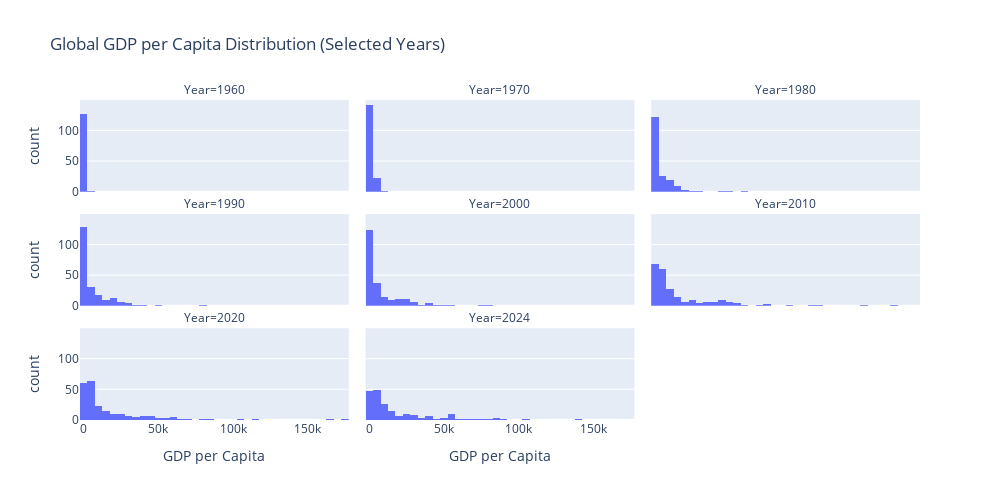

Notebook source saved alongside this figure:
### Markdown cell above
GDP per capita is a widely used and well-studied indicator, and it is commonly visualized as a time-series to examine how a country’s level of economic development changes over time. In addition to this conventional approach, I wanted to explore the data from a different perspective.

I divided the timeline into roughly 10-year intervals and plotted the global distribution of GDP per capita for the years 1960, 1970, 1980, 1990, 2000, 2010, 2020, and 2024. By comparing these distribution plots across different decades, we can observe how the global income distribution — and the gap between high-income and low-income countries — has evolved over time.

### Code cell
# Select several years and make graph of GDP per capita distribution in these years
selected_years = [1960, 1970, 1980, 1990, 2000, 2010, 2020, 2024]
GDP_per_capita_subset = GDP_per_capita[GDP_per_capita["Year"].isin(selected_years)]
fig = px.histogram(
    GDP_per_capita_subset,
    x="GDP per Capita",
    facet_col="Year",                
    facet_col_wrap=3,                
    nbins=50,                       
    title="Global GDP per Capita Distribution (Selected Years)",
    labels={"GDP_per_capita": "GDP per Capita (USD)"}
)

fig.update_layout(
    height=500,
    width=1000,
)
fig.show()

### Figure 1 — Plotly figure (JSON) as saved in the notebook; plotly's stock layout.template omitted (floating-point values rounded to 4 significant figures; data arrays with more than 128 entries replaced by an {"elided": "..."} marker saying what was removed)
{"data": [{"bingroup": "x", "hovertemplate": "Year=1960<br>GDP per Capita=%{x}<br>count=%{y}<extra></extra>", "legendgroup": "", "marker": {"color": "#636efa", "pattern": {"shape": ""}}, "name": "", "nbinsx": 50, "orientation": "v", "showlegend": false, "type": "histogram", "x": {"elided": "129 float values"}, "xaxis": "x7", "yaxis": "y7"}, {"bingroup": "x", "hovertemplate": "Year=1970<br>GDP per Capita=%{x}<br>count=%{y}<extra></extra>", "legendgroup": "", "marker": {"color": "#636efa", "pattern": {"shape": ""}}, "name": "", "nbinsx": 50, "orientation": "v", "showlegend": false, "type": "histogram", "x": {"elided": "166 float values"}, "xaxis": "x8", "yaxis": "y8"}, {"bingroup": "x", "hovertemplate": "Year=1980<br>GDP per Capita=%{x}<br>count=%{y}<extra></extra>", "legendgroup": "", "marker": {"color": "#636efa", "pattern": {"shape": ""}}, "name": "", "nbinsx": 50, "orientation": "v", "showlegend": false, "type": "histogram", "x": {"elided": "183 float values"}, "xaxis": "x9", "yaxis": "y9"}, {"bingroup": "x", "hovertemplate": "Year=1990<br>GDP per Capita=%{x}<br>count=%{y}<extra></extra>", "legendgroup": "", "marker": {"color": "#636efa", "pattern": {"shape": ""}}, "name": "", "nbinsx": 50, "orientation": "v", "showlegend": false, "type": "histogram", "x": {"elided": "212 float values"}, "xaxis": "x4", "yaxis": "y4"}, {"bingroup": "x", "hovertemplate": "Year=2000<br>GDP per Capita=%{x}<br>count=%{y}<extra></extra>", "legendgroup": "", "marker": {"color": "#636efa", "pattern": {"shape": ""}}, "name": "", "nbinsx": 50, "orientation": "v", "showlegend": false, "type": "histogram", "x": {"elided": "224 float values"}, "xaxis": "x5", "yaxis": "y5"}, {"bingroup": "x", "hovertemplate": "Year=2010<br>GDP per Capita=%{x}<br>count=%{y}<extra></extra>", "legendgroup": "", "marker": {"color": "#636efa", "pattern": {"shape": ""}}, "name": "", "nbinsx": 50, "orientation": "v", "showlegend": false, "type": "histogram", "x": {"elided": "233 float values"}, "xaxis": "x6", "yaxis": "y6"}, {"bingroup": "x", "hovertemplate": "Year=2020<br>GDP per Capita=%{x}<br>count=%{y}<extra></extra>", "legendgroup": "", "marker": {"color": "#636efa", "pattern": {"shape": ""}}, "name": "", "nbinsx": 50, "orientation": "v", "showlegend": false, "type": "histogram", "x": {"elided": "229 float values"}, "xaxis": "x", "yaxis": "y"}, {"bingroup": "x", "hovertemplate": "Year=2024<br>GDP per Capita=%{x}<br>count=%{y}<extra></extra>", "legendgroup": "", "marker": {"color": "#636efa", "pattern": {"shape": ""}}, "name": "", "nbinsx": 50, "orientation": "v", "showlegend": false, "type": "histogram", "x": {"elided": "203 float values"}, "xaxis": "x2", "yaxis": "y2"}], "layout": {"annotations": [{"font": {}, "showarrow": false, "text": "Year=2020", "x": 0.16, "xanchor": "center", "xref": "paper", "y": 0.2867, "yanchor": "bottom", "yref": "paper"}, {"font": {}, "showarrow": false, "text": "Year=2024", "x": 0.5, "xanchor": "center", "xref": "paper", "y": 0.2867, "yanchor": "bottom", "yref": "paper"}, {"font": {}, "showarrow": false, "text": "Year=1990", "x": 0.16, "xanchor": "center", "xref": "paper", "y": 0.6433, "yanchor": "bottom", "yref": "paper"}, {"font": {}, "showarrow": false, "text": "Year=2000", "x": 0.5, "xanchor": "center", "xref": "paper", "y": 0.6433, "yanchor": "bottom", "yref": "paper"}, {"font": {}, "showarrow": false, "text": "Year=2010", "x": 0.84, "xanchor": "center", "xref": "paper", "y": 0.6433, "yanchor": "bottom", "yref": "paper"}, {"font": {}, "showarrow": false, "text": "Year=1960", "x": 0.16, "xanchor": "center", "xref": "paper", "y": 1.0, "yanchor": "bottom", "yref": "paper"}, {"font": {}, "showarrow": false, "text": "Year=1970", "x": 0.5, "xanchor": "center", "xref": "paper", "y": 1.0, "yanchor": "bottom", "yref": "paper"}, {"font": {}, "showarrow": false, "text": "Year=1980", "x": 0.84, "xanchor": "center", "xref": "paper", "y": 1.0, "yanchor": "bottom", "yref": "paper"}], "barmode": "relative", "height": 500, "legend": {"tracegroupgap": 0}, "title": {"text": "Global GDP per Capita Distribution (Selected Years)"}, "width": 1000, "xaxis": {"anchor": "y", "domain": [0, 0.32], "title": {"text": "GDP per Capita"}}, "xaxis2": {"anchor": "y2", "domain": [0.34, 0.66], "matches": "x", "title": {"text": "GDP per Capita"}}, "xaxis3": {"anchor": "y3", "domain": [0.68, 1.0], "matches": "x", "title": {"text": "GDP per Capita"}}, "xaxis4": {"anchor": "y4", "domain": [0, 0.32], "matches": "x", "showticklabels": false}, "xaxis5": {"anchor": "y5", "domain": [0.34, 0.66], "matches": "x", "showticklabels": false}, "xaxis6": {"anchor": "y6", "domain": [0.68, 1.0], "matches": "x", "showticklabels": false}, "xaxis7": {"anchor": "y7", "domain": [0, 0.32], "matches": "x", "showticklabels": false}, "xaxis8": {"anchor": "y8", "domain": [0.34, 0.66], "matches": "x", "showticklabels": false}, "xaxis9": {"anchor": "y9", "domain": [0.68, 1.0], "matches": "x", "showticklabels": false}, "yaxis": {"anchor": "x", "domain": [0, 0.2867], "title": {"text": "count"}}, "yaxis2": {"anchor": "x2", "domain": [0, 0.2867], "matches": "y", "showticklabels": false}, "yaxis3": {"anchor": "x3", "domain": [0, 0.2867], "matches": "y", "showticklabels": false}, "yaxis4": {"anchor": "x4", "domain": [0.3567, 0.6433], "matches": "y", "title": {"text": "count"}}, "yaxis5": {"anchor": "x5", "domain": [0.3567, 0.6433], "matches": "y", "showticklabels": false}, "yaxis6": {"anchor": "x6", "domain": [0.3567, 0.6433], "matches": "y", "showticklabels": false}, "yaxis7": {"anchor": "x7", "domain": [0.7133, 1.0], "matches": "y", "title": {"text": "count"}}, "yaxis8": {"anchor": "x8", "domain": [0.7133, 1.0], "matches": "y", "showticklabels": false}, "yaxis9": {"anchor": "x9", "domain": [0.7133, 1.0], "matches": "y", "showticklabels": false}}}
